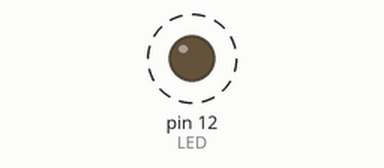
Recording of a program running on a simulated Raspberry Pi (header pin numbers). Parts: output pins drawn as LEDs (lit = HIGH). Dashed ring = blinking.

Above: at 0.6 s.
Timing chart, 0 to 3.0 s (numbered marks = the images above):
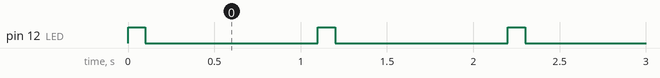

Measured:
- by itself, pin 12 (LED): alternates HIGH for 0.10 s and LOW for 1.0 s

The program:

6_2.py
```python
import RPi.GPIO as GPIO
import time

LED = 12
GPIO.setmode(GPIO.BOARD)
GPIO.setup(LED, GPIO.OUT)

try:
  while True :
    GPIO.output (LED, True)
    time.sleep(0.1)
    GPIO.output(LED, False)
    time.sleep(1)

except KeyboardInterrupt:
  GPIO.cleanup()
  print("Bye…")
```
